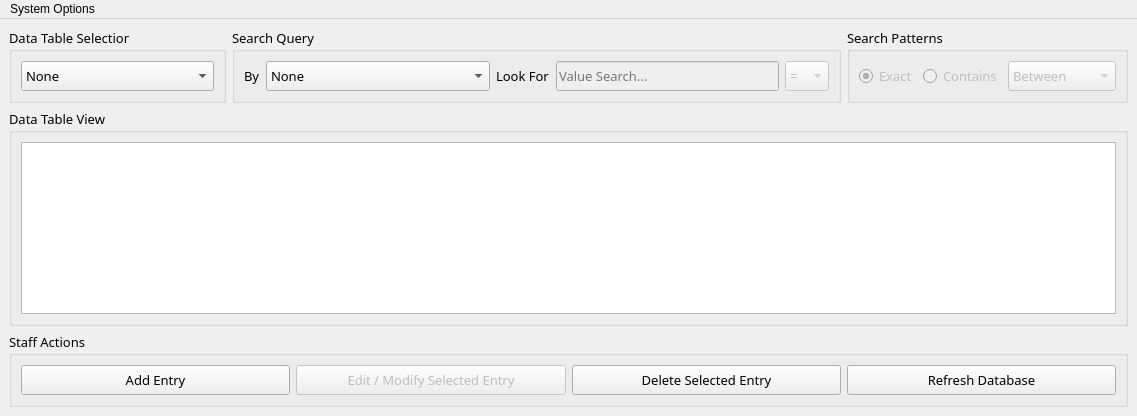
<?xml version="1.0" encoding="UTF-8"?>
<ui version="4.0">
 <class>Route88_DataViewer_Window</class>
 <widget class="QMainWindow" name="Route88_DataViewer_Window">
  <property name="windowModality">
   <enum>Qt::WindowModal</enum>
  </property>
  <property name="geometry">
   <rect>
    <x>0</x>
    <y>0</y>
    <width>1137</width>
    <height>416</height>
   </rect>
  </property>
  <property name="mouseTracking">
   <bool>true</bool>
  </property>
  <property name="focusPolicy">
   <enum>Qt::NoFocus</enum>
  </property>
  <property name="windowTitle">
   <string>Route88 System | Data Management View</string>
  </property>
  <property name="windowIcon">
   <iconset>
    <normaloff>IcoDisplay/r_88.ico</normaloff>IcoDisplay/r_88.ico</iconset>
  </property>
  <property name="unifiedTitleAndToolBarOnMac">
   <bool>false</bool>
  </property>
  <widget class="QWidget" name="centralwidget">
   <layout class="QVBoxLayout" name="verticalLayout">
    <item>
     <layout class="QHBoxLayout" name="horizontalLayout_6">
      <property name="spacing">
       <number>6</number>
      </property>
      <item>
       <widget class="QGroupBox" name="groupBox_5">
        <property name="sizePolicy">
         <sizepolicy hsizetype="Preferred" vsizetype="Preferred">
          <horstretch>0</horstretch>
          <verstretch>0</verstretch>
         </sizepolicy>
        </property>
        <property name="font">
         <font>
          <family>Roboto Mono</family>
          <pointsize>10</pointsize>
         </font>
        </property>
        <property name="title">
         <string>Data Table Selection</string>
        </property>
        <layout class="QHBoxLayout" name="horizontalLayout_7">
         <item>
          <widget class="QComboBox" name="TableSystem_Selection">
           <property name="sizePolicy">
            <sizepolicy hsizetype="Preferred" vsizetype="Ignored">
             <horstretch>0</horstretch>
             <verstretch>0</verstretch>
            </sizepolicy>
           </property>
           <item>
            <property name="text">
             <string>None</string>
            </property>
           </item>
           <item>
            <property name="text">
             <string>Inventory Reference Data</string>
            </property>
           </item>
           <item>
            <property name="text">
             <string>Supplier Reference Data</string>
            </property>
           </item>
           <item>
            <property name="text">
             <string>Supplier Transaction Data</string>
            </property>
           </item>
           <item>
            <property name="text">
             <string>Customer Transaction Data</string>
            </property>
           </item>
           <item>
            <property name="text">
             <string>Customer Receipt Data</string>
            </property>
           </item>
           <item>
            <property name="text">
             <string>Employee Reference Data</string>
            </property>
           </item>
           <item>
            <property name="text">
             <string>Job Reference Data</string>
            </property>
           </item>
          </widget>
         </item>
        </layout>
       </widget>
      </item>
      <item>
       <widget class="QGroupBox" name="groupBox_3">
        <property name="font">
         <font>
          <family>Roboto Mono</family>
          <pointsize>10</pointsize>
         </font>
        </property>
        <property name="title">
         <string>Search Query</string>
        </property>
        <layout class="QHBoxLayout" name="horizontalLayout_3">
         <item>
          <layout class="QHBoxLayout" name="horizontalLayout_2">
           <item>
            <widget class="QLabel" name="label">
             <property name="sizePolicy">
              <sizepolicy hsizetype="Fixed" vsizetype="Preferred">
               <horstretch>0</horstretch>
               <verstretch>0</verstretch>
              </sizepolicy>
             </property>
             <property name="minimumSize">
              <size>
               <width>0</width>
               <height>30</height>
              </size>
             </property>
             <property name="font">
              <font>
               <family>Roboto Mono</family>
               <pointsize>10</pointsize>
              </font>
             </property>
             <property name="text">
              <string>By</string>
             </property>
            </widget>
           </item>
           <item>
            <widget class="QComboBox" name="Query_ColumnOpt">
             <property name="enabled">
              <bool>true</bool>
             </property>
             <property name="sizePolicy">
              <sizepolicy hsizetype="MinimumExpanding" vsizetype="Ignored">
               <horstretch>0</horstretch>
               <verstretch>0</verstretch>
              </sizepolicy>
             </property>
             <property name="font">
              <font>
               <family>Roboto Mono</family>
               <pointsize>10</pointsize>
              </font>
             </property>
             <property name="statusTip">
              <string/>
             </property>
             <property name="currentText">
              <string>None</string>
             </property>
             <item>
              <property name="text">
               <string>None</string>
              </property>
             </item>
             <item>
              <property name="text">
               <string>All Items</string>
              </property>
             </item>
            </widget>
           </item>
           <item>
            <widget class="QLabel" name="label_2">
             <property name="sizePolicy">
              <sizepolicy hsizetype="Fixed" vsizetype="Preferred">
               <horstretch>0</horstretch>
               <verstretch>0</verstretch>
              </sizepolicy>
             </property>
             <property name="minimumSize">
              <size>
               <width>0</width>
               <height>30</height>
              </size>
             </property>
             <property name="font">
              <font>
               <family>Roboto Mono</family>
               <pointsize>10</pointsize>
              </font>
             </property>
             <property name="text">
              <string>Look For</string>
             </property>
            </widget>
           </item>
           <item>
            <widget class="QLineEdit" name="Query_ValueToSearch">
             <property name="enabled">
              <bool>false</bool>
             </property>
             <property name="sizePolicy">
              <sizepolicy hsizetype="MinimumExpanding" vsizetype="Ignored">
               <horstretch>0</horstretch>
               <verstretch>0</verstretch>
              </sizepolicy>
             </property>
             <property name="placeholderText">
              <string>Value Search...</string>
             </property>
             <property name="clearButtonEnabled">
              <bool>true</bool>
             </property>
            </widget>
           </item>
           <item>
            <widget class="QComboBox" name="Query_Operator">
             <property name="enabled">
              <bool>false</bool>
             </property>
             <property name="sizePolicy">
              <sizepolicy hsizetype="Fixed" vsizetype="Ignored">
               <horstretch>0</horstretch>
               <verstretch>0</verstretch>
              </sizepolicy>
             </property>
             <property name="statusTip">
              <string/>
             </property>
             <item>
              <property name="text">
               <string>=</string>
              </property>
             </item>
             <item>
              <property name="text">
               <string>&lt;&gt;</string>
              </property>
             </item>
             <item>
              <property name="text">
               <string>&gt;</string>
              </property>
             </item>
             <item>
              <property name="text">
               <string>&lt;</string>
              </property>
             </item>
             <item>
              <property name="text">
               <string>&gt;=</string>
              </property>
             </item>
             <item>
              <property name="text">
               <string>&lt;=</string>
              </property>
             </item>
            </widget>
           </item>
          </layout>
         </item>
        </layout>
       </widget>
      </item>
      <item>
       <widget class="QGroupBox" name="groupBox_4">
        <property name="sizePolicy">
         <sizepolicy hsizetype="Preferred" vsizetype="Fixed">
          <horstretch>0</horstretch>
          <verstretch>0</verstretch>
         </sizepolicy>
        </property>
        <property name="font">
         <font>
          <family>Roboto Mono</family>
          <pointsize>10</pointsize>
         </font>
        </property>
        <property name="title">
         <string>Search Patterns</string>
        </property>
        <layout class="QHBoxLayout" name="horizontalLayout_5">
         <item>
          <widget class="QRadioButton" name="SearchPattern_ExactOpt">
           <property name="enabled">
            <bool>false</bool>
           </property>
           <property name="minimumSize">
            <size>
             <width>0</width>
             <height>30</height>
            </size>
           </property>
           <property name="font">
            <font>
             <family>Roboto Mono</family>
             <pointsize>10</pointsize>
            </font>
           </property>
           <property name="text">
            <string>Exact</string>
           </property>
           <property name="checked">
            <bool>true</bool>
           </property>
           <property name="autoExclusive">
            <bool>true</bool>
           </property>
          </widget>
         </item>
         <item>
          <widget class="QRadioButton" name="SearchPattern_ContainOpt">
           <property name="enabled">
            <bool>false</bool>
           </property>
           <property name="minimumSize">
            <size>
             <width>0</width>
             <height>30</height>
            </size>
           </property>
           <property name="font">
            <font>
             <family>Roboto Mono</family>
             <pointsize>10</pointsize>
            </font>
           </property>
           <property name="text">
            <string>Contains</string>
           </property>
          </widget>
         </item>
         <item>
          <widget class="QComboBox" name="SearchPattern_ComboBox">
           <property name="enabled">
            <bool>false</bool>
           </property>
           <property name="sizePolicy">
            <sizepolicy hsizetype="Preferred" vsizetype="Preferred">
             <horstretch>0</horstretch>
             <verstretch>0</verstretch>
            </sizepolicy>
           </property>
           <property name="minimumSize">
            <size>
             <width>0</width>
             <height>30</height>
            </size>
           </property>
           <property name="font">
            <font>
             <family>Roboto Mono</family>
             <pointsize>10</pointsize>
            </font>
           </property>
           <property name="statusTip">
            <string/>
           </property>
           <item>
            <property name="text">
             <string>Between</string>
            </property>
           </item>
           <item>
            <property name="text">
             <string>Starting With</string>
            </property>
           </item>
           <item>
            <property name="text">
             <string>Ends With</string>
            </property>
           </item>
          </widget>
         </item>
        </layout>
       </widget>
      </item>
     </layout>
    </item>
    <item>
     <widget class="QGroupBox" name="groupBox">
      <property name="font">
       <font>
        <family>Roboto Mono</family>
        <pointsize>10</pointsize>
       </font>
      </property>
      <property name="title">
       <string>Data Table View</string>
      </property>
      <layout class="QHBoxLayout" name="horizontalLayout">
       <item>
        <widget class="QTableWidget" name="DataTable_View">
         <property name="font">
          <font>
           <family>Roboto Mono</family>
           <pointsize>9</pointsize>
          </font>
         </property>
         <property name="sizeAdjustPolicy">
          <enum>QAbstractScrollArea::AdjustToContents</enum>
         </property>
         <property name="editTriggers">
          <set>QAbstractItemView::NoEditTriggers</set>
         </property>
         <property name="alternatingRowColors">
          <bool>true</bool>
         </property>
         <property name="selectionMode">
          <enum>QAbstractItemView::SingleSelection</enum>
         </property>
         <property name="selectionBehavior">
          <enum>QAbstractItemView::SelectRows</enum>
         </property>
         <property name="verticalScrollMode">
          <enum>QAbstractItemView::ScrollPerPixel</enum>
         </property>
         <property name="horizontalScrollMode">
          <enum>QAbstractItemView::ScrollPerPixel</enum>
         </property>
         <property name="showGrid">
          <bool>true</bool>
         </property>
         <property name="gridStyle">
          <enum>Qt::DashLine</enum>
         </property>
         <property name="sortingEnabled">
          <bool>true</bool>
         </property>
         <property name="cornerButtonEnabled">
          <bool>false</bool>
         </property>
         <attribute name="verticalHeaderVisible">
          <bool>false</bool>
         </attribute>
         <attribute name="verticalHeaderShowSortIndicator" stdset="0">
          <bool>true</bool>
         </attribute>
         <attribute name="verticalHeaderStretchLastSection">
          <bool>false</bool>
         </attribute>
        </widget>
       </item>
      </layout>
     </widget>
    </item>
    <item>
     <widget class="QGroupBox" name="groupBox_2">
      <property name="font">
       <font>
        <family>Roboto Mono</family>
        <pointsize>10</pointsize>
       </font>
      </property>
      <property name="title">
       <string>Staff Actions</string>
      </property>
      <layout class="QHBoxLayout" name="horizontalLayout_4">
       <item>
        <widget class="QPushButton" name="StaffAct_Add">
         <property name="sizePolicy">
          <sizepolicy hsizetype="Minimum" vsizetype="Ignored">
           <horstretch>0</horstretch>
           <verstretch>0</verstretch>
          </sizepolicy>
         </property>
         <property name="minimumSize">
          <size>
           <width>0</width>
           <height>30</height>
          </size>
         </property>
         <property name="font">
          <font>
           <pointsize>10</pointsize>
          </font>
         </property>
         <property name="statusTip">
          <string/>
         </property>
         <property name="text">
          <string>Add Entry</string>
         </property>
        </widget>
       </item>
       <item>
        <widget class="QPushButton" name="StaffAct_Edit">
         <property name="enabled">
          <bool>false</bool>
         </property>
         <property name="sizePolicy">
          <sizepolicy hsizetype="Minimum" vsizetype="Ignored">
           <horstretch>0</horstretch>
           <verstretch>0</verstretch>
          </sizepolicy>
         </property>
         <property name="minimumSize">
          <size>
           <width>0</width>
           <height>30</height>
          </size>
         </property>
         <property name="font">
          <font>
           <pointsize>10</pointsize>
          </font>
         </property>
         <property name="statusTip">
          <string/>
         </property>
         <property name="text">
          <string>Edit / Modify Selected Entry</string>
         </property>
        </widget>
       </item>
       <item>
        <widget class="QPushButton" name="StaffAct_Delete">
         <property name="sizePolicy">
          <sizepolicy hsizetype="Minimum" vsizetype="Ignored">
           <horstretch>0</horstretch>
           <verstretch>0</verstretch>
          </sizepolicy>
         </property>
         <property name="minimumSize">
          <size>
           <width>0</width>
           <height>30</height>
          </size>
         </property>
         <property name="font">
          <font>
           <pointsize>10</pointsize>
          </font>
         </property>
         <property name="statusTip">
          <string/>
         </property>
         <property name="text">
          <string>Delete Selected Entry</string>
         </property>
        </widget>
       </item>
       <item>
        <widget class="QPushButton" name="StaffAct_RefreshData">
         <property name="sizePolicy">
          <sizepolicy hsizetype="Minimum" vsizetype="Ignored">
           <horstretch>0</horstretch>
           <verstretch>0</verstretch>
          </sizepolicy>
         </property>
         <property name="minimumSize">
          <size>
           <width>0</width>
           <height>30</height>
          </size>
         </property>
         <property name="font">
          <font>
           <pointsize>10</pointsize>
          </font>
         </property>
         <property name="statusTip">
          <string/>
         </property>
         <property name="text">
          <string>Refresh Database</string>
         </property>
        </widget>
       </item>
      </layout>
     </widget>
    </item>
   </layout>
  </widget>
  <widget class="QMenuBar" name="menubar">
   <property name="geometry">
    <rect>
     <x>0</x>
     <y>0</y>
     <width>1137</width>
     <height>21</height>
    </rect>
   </property>
   <widget class="QMenu" name="menuWindow">
    <property name="title">
     <string>System Options</string>
    </property>
    <addaction name="Window_Quit"/>
   </widget>
   <addaction name="menuWindow"/>
  </widget>
  <action name="About_InfoSystem">
   <property name="enabled">
    <bool>false</bool>
   </property>
   <property name="text">
    <string>About This System...</string>
   </property>
   <property name="menuRole">
    <enum>QAction::AboutRole</enum>
   </property>
  </action>
  <action name="Staff_SwitchTo">
   <property name="text">
    <string>Logout / Switch To...</string>
   </property>
   <property name="statusTip">
    <string>Go Back To Login Menu</string>
   </property>
  </action>
  <action name="Staff_Manage">
   <property name="text">
    <string>Manage Staffs...</string>
   </property>
   <property name="statusTip">
    <string>Manage Staff from the Window.</string>
   </property>
  </action>
  <action name="Window_SwitchSystemView">
   <property name="text">
    <string>Switch System...</string>
   </property>
   <property name="statusTip">
    <string>Switches Window to a Candidate Window to Switch.</string>
   </property>
   <property name="menuRole">
    <enum>QAction::ApplicationSpecificRole</enum>
   </property>
  </action>
  <action name="Window_Quit">
   <property name="text">
    <string>Switch System / User...</string>
   </property>
   <property name="statusTip">
    <string/>
   </property>
   <property name="shortcutContext">
    <enum>Qt::WindowShortcut</enum>
   </property>
   <property name="menuRole">
    <enum>QAction::QuitRole</enum>
   </property>
   <property name="shortcutVisibleInContextMenu">
    <bool>true</bool>
   </property>
  </action>
 </widget>
 <resources/>
 <connections/>
</ui>
